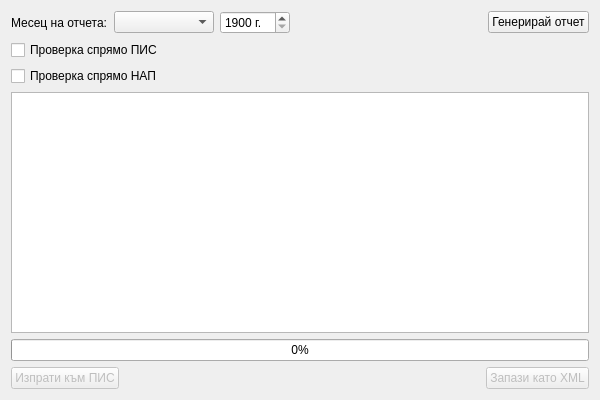
<?xml version="1.0" encoding="UTF-8"?>
<ui version="4.0">
 <class>ReportViewClass</class>
 <widget class="QWidget" name="ReportViewClass">
  <property name="geometry">
   <rect>
    <x>0</x>
    <y>0</y>
    <width>600</width>
    <height>400</height>
   </rect>
  </property>
  <property name="windowTitle">
   <string>ReportView</string>
  </property>
  <layout class="QVBoxLayout" name="verticalLayout_2">
   <item>
    <layout class="QHBoxLayout" name="horizontalLayout">
     <item>
      <widget class="QLabel" name="label">
       <property name="text">
        <string>Месец на отчета:</string>
       </property>
      </widget>
     </item>
     <item>
      <widget class="QComboBox" name="monthCombo">
       <property name="sizePolicy">
        <sizepolicy hsizetype="Preferred" vsizetype="Fixed">
         <horstretch>0</horstretch>
         <verstretch>0</verstretch>
        </sizepolicy>
       </property>
       <property name="minimumSize">
        <size>
         <width>100</width>
         <height>0</height>
        </size>
       </property>
      </widget>
     </item>
     <item>
      <widget class="QSpinBox" name="yearSpin">
       <property name="minimumSize">
        <size>
         <width>70</width>
         <height>0</height>
        </size>
       </property>
       <property name="suffix">
        <string> г.</string>
       </property>
       <property name="minimum">
        <number>1900</number>
       </property>
       <property name="maximum">
        <number>3000</number>
       </property>
      </widget>
     </item>
     <item>
      <spacer name="horizontalSpacer_4">
       <property name="orientation">
        <enum>Qt::Horizontal</enum>
       </property>
       <property name="sizeHint" stdset="0">
        <size>
         <width>40</width>
         <height>20</height>
        </size>
       </property>
      </spacer>
     </item>
     <item>
      <widget class="QPushButton" name="generateButton">
       <property name="text">
        <string>Генерирай отчет</string>
       </property>
      </widget>
     </item>
    </layout>
   </item>
   <item>
    <layout class="QVBoxLayout" name="verticalLayout">
     <item>
      <widget class="QCheckBox" name="pisCheck">
       <property name="text">
        <string>Проверка спрямо ПИС</string>
       </property>
      </widget>
     </item>
     <item>
      <widget class="QCheckBox" name="nraCheck">
       <property name="text">
        <string>Проверка спрямо НАП</string>
       </property>
      </widget>
     </item>
    </layout>
   </item>
   <item>
    <widget class="QTextEdit" name="textEdit">
     <property name="readOnly">
      <bool>true</bool>
     </property>
     <property name="html">
      <string>&lt;!DOCTYPE HTML PUBLIC &quot;-//W3C//DTD HTML 4.0//EN&quot; &quot;http://www.w3.org/TR/REC-html40/strict.dtd&quot;&gt;
&lt;html&gt;&lt;head&gt;&lt;meta name=&quot;qrichtext&quot; content=&quot;1&quot; /&gt;&lt;meta charset=&quot;utf-8&quot; /&gt;&lt;style type=&quot;text/css&quot;&gt;
p, li { white-space: pre-wrap; }
&lt;/style&gt;&lt;/head&gt;&lt;body style=&quot; font-family:'Segoe UI'; font-size:9pt; font-weight:400; font-style:normal;&quot;&gt;
&lt;p style=&quot;-qt-paragraph-type:empty; margin-top:0px; margin-bottom:0px; margin-left:0px; margin-right:0px; -qt-block-indent:0; text-indent:0px;&quot;&gt;&lt;br /&gt;&lt;/p&gt;&lt;/body&gt;&lt;/html&gt;</string>
     </property>
    </widget>
   </item>
   <item>
    <widget class="QProgressBar" name="progressBar">
     <property name="enabled">
      <bool>true</bool>
     </property>
     <property name="value">
      <number>0</number>
     </property>
     <property name="alignment">
      <set>Qt::AlignCenter</set>
     </property>
     <property name="textVisible">
      <bool>true</bool>
     </property>
     <property name="orientation">
      <enum>Qt::Horizontal</enum>
     </property>
     <property name="invertedAppearance">
      <bool>false</bool>
     </property>
    </widget>
   </item>
   <item>
    <layout class="QHBoxLayout" name="horizontalLayout_3">
     <item>
      <widget class="QPushButton" name="pisButton">
       <property name="enabled">
        <bool>false</bool>
       </property>
       <property name="text">
        <string>Изпрати към ПИС</string>
       </property>
      </widget>
     </item>
     <item>
      <spacer name="horizontalSpacer">
       <property name="orientation">
        <enum>Qt::Horizontal</enum>
       </property>
       <property name="sizeHint" stdset="0">
        <size>
         <width>40</width>
         <height>20</height>
        </size>
       </property>
      </spacer>
     </item>
     <item>
      <widget class="QPushButton" name="xmlButton">
       <property name="enabled">
        <bool>false</bool>
       </property>
       <property name="text">
        <string>Запази като XML</string>
       </property>
      </widget>
     </item>
    </layout>
   </item>
  </layout>
 </widget>
 <layoutdefault spacing="6" margin="11"/>
 <resources/>
 <connections/>
</ui>
